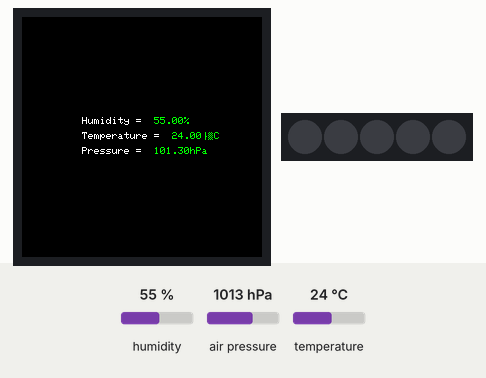
Bench run of a sketch on a simulated Arduino MKR. Shown: 240×240 colour display, 5 RGB LEDs in strip order, left to right. The test bench sets the inputs (shaded band); at power-on: humidity 55 %, air pressure 1013 hPa, temperature 24 °C. WiFi joins after 1.5 s; servers stay silent unless stated; storage starts empty; what the sketch prints to the serial monitor is not drawn.

Above: at 5.3 s.
At 7.4 s:
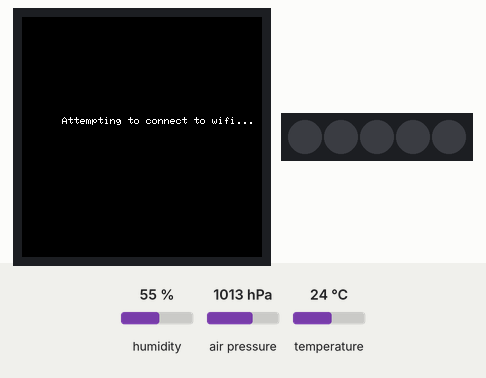
At 18.9 s:
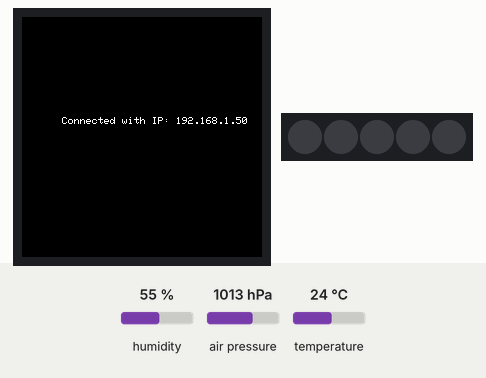
At 23.0 s:
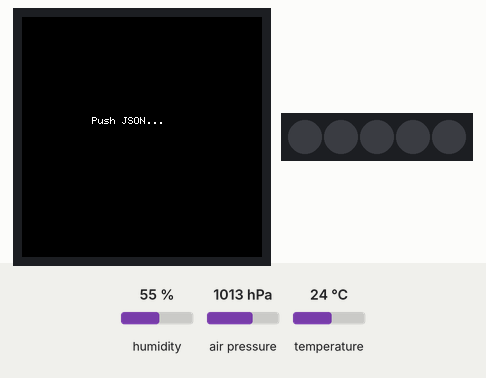
At 27.3 s:
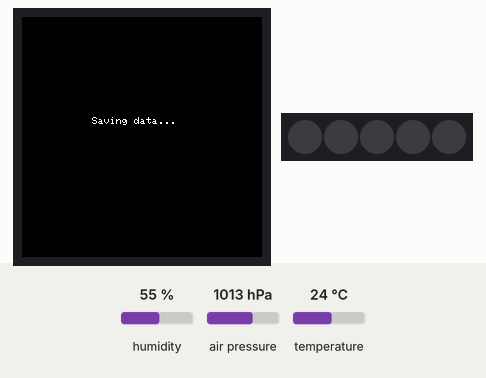
At 29.3 s:
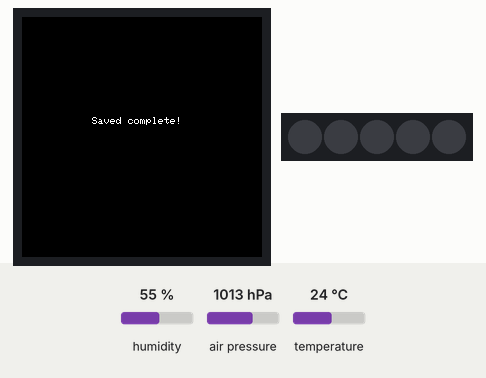

Measured:
- what the display in image 0 shows lasts 2.0 s, from 5.3 s to 7.3 s
- what the display in image 1 shows lasts 11.6 s, from 7.3 s to 18.9 s
- what the display in image 2 shows lasts 4.0 s, from 18.9 s to 22.9 s
- what the display in image 3 shows lasts 2.3 s, from 22.9 s to 25.2 s

The sketch:

Firebase.ino
```cpp
#include <SPI.h>
#include <WiFiNINA.h>
#include "Firebase_Arduino_WiFiNINA.h"
#include <Arduino_MKRIoTCarrier.h>
MKRIoTCarrier carrier;

#define DATABASE_URL "climaapp-3ccea-default-rtdb.firebaseio.com"
#define DATABASE_SECRET "kaTGKT5vm1eam9oz8j682xqxTkHau3T91EADE3qr"
/*#define DATABASE_URL "weather-276a5-default-rtdb.firebaseio.com"
#define DATABASE_SECRET "HAVAQX2KvRXF3V35vgN9rrmMd3BqRWdarPANEUP4"*/
/*#define WIFI_SSID "IZZI-2102"
#define WIFI_PASSWORD "yt5z3i5z"*/
#define WIFI_SSID "vex"
#define WIFI_PASSWORD "vex12345678"
FirebaseData fbdo;
File myFile;

int status = WL_IDLE_STATUS;
double temp, hum, pres;
String tempStr, humStr, presStr;
String path = "/climaRegistro";
String jsonStr;

void setup()
{
  Serial.begin(9600);
  while (!Serial);
  CARRIER_CASE = false;
  carrier.begin();

  Serial.println("Starting weather station...");
  delay(5000);

  //Revisamos que el modulo wifi responda
  if (WiFi.status() == WL_NO_MODULE) {
    Serial.println("Communication with WiFi module failed!");
    while (true) {
      carrier.Buzzer.sound(8000);
    }
  }
}

void loop()
{
  //Se imprimen las variables en el monitor serial
  temp  = carrier.Env.readTemperature();
  hum   = carrier.Env.readHumidity();
  pres  = carrier.Pressure.readPressure();
  tempStr = temp;
  humStr = hum;
  presStr = pres;
  Serial.print("Temperatura: ");
  Serial.println(temp);
  Serial.print("Humedad: ");
  Serial.println(hum);
  Serial.print("Presion: ");
  Serial.println(pres);
  displaySensors();
  delay(2000);

  //Iniciamos la conexion a internet
  if (status != WL_CONNECTED) {
    Serial.println("Attempting to connect to wifi...");
    displayWifi();
    status = WiFi.begin(WIFI_SSID, WIFI_PASSWORD);
    delay(10000);
  }
  Serial.print("Connected with IP: ");
  Serial.println(WiFi.localIP());
  displayWifi2();
  delay(2000);

  //Autentificamos los datos para la conexion a la bd
  Firebase.begin(DATABASE_URL, DATABASE_SECRET, WIFI_SSID, WIFI_PASSWORD);
  Firebase.reconnectWiFi(true);
  delay(2000);

  //Mandamos los valores de las variables a la base dedatos
  Serial.println("-----------------------------------");
  Serial.println("----------Begin Push JSON----------");
  Serial.println("-----------------------------------");
  Serial.println();
  jsonStr = "{\"Humedad\":" + humStr + ",\n \"Presion\":" + presStr + ", \n \"Temperatura\":" + tempStr + "}";
  displaySend();
  delay(2000);
  if (Firebase.pushJSON(fbdo, path + "/registrosClima", jsonStr))
  {
    displaySend2();
    Serial.println("----------Push result-----------");
    Serial.println("path: " + fbdo.dataPath());
    Serial.print("Push name: ");
    Serial.println(fbdo.pushName());
    Serial.println("--------------------------------");
    Serial.println();
  }
  else
  {
    Serial.println("----------Can't push data--------");
    Serial.println("error, " + fbdo.errorReason());
    Serial.println("--------------------------------");
    displaySendError();
    Serial.println();
  }
  delay(2000);

  //Guardamos los datos en la memoria micro SD como respaldo
  myFile = SD.open("data.txt", FILE_WRITE);
  if (myFile) {
    Serial.println("Saving data into data.txt...");
    displaySD();
    delay(2000);
    myFile.print(temp);
    myFile.print(",");
    myFile.print(hum);
    myFile.print(",");
    myFile.println(pres);
    myFile.close();
    Serial.println("Saved complete!");
    displaySD2();
    delay(2000);
  }
  else {
    Serial.println("Error txt file no found!");
    displaySDError();
    delay(2000);
  }
  // re-open the file for reading:
  myFile = SD.open("data.txt");
  if (myFile) {
    Serial.println("data.txt:");

    // read from the file until there's nothing else in it:
    while (myFile.available()) {
      Serial.write(myFile.read());
    }
    // close the file:
    myFile.close();
  } else {
    // if the file didn't open, print an error:
    Serial.println("error opening test.txt");
  }
  delay(30000);
}
/*----------------------------------------------------*/
void displaySensors() {
  carrier.display.fillScreen(ST77XX_BLACK); //oled clear()

  carrier.display.setCursor(60, 100);
  carrier.display.setTextColor(ST77XX_WHITE);
  carrier.display.print("Humidity =  ");
  carrier.display.setTextColor(ST77XX_GREEN);
  carrier.display.print(hum);
  carrier.display.print("%");

  carrier.display.setCursor(60, 115);
  carrier.display.setTextColor(ST77XX_WHITE);
  carrier.display.print("Temperature =  ");
  carrier.display.setTextColor(ST77XX_GREEN);
  carrier.display.print(temp);
  carrier.display.print("°C");

  carrier.display.setCursor(60, 130);
  carrier.display.setTextColor(ST77XX_WHITE);
  carrier.display.print("Pressure =  ");
  carrier.display.setTextColor(ST77XX_GREEN);
  carrier.display.print(pres);
  carrier.display.print("hPa");
}
/*----------------------------------------------------*/
void displayWifi() {
  carrier.display.fillScreen(ST77XX_BLACK);
  carrier.display.setCursor(40, 100);
  carrier.display.setTextColor(ST77XX_WHITE);
  carrier.display.print("Attempting to connect to wifi...");
}
void displayWifi2() {
  carrier.display.fillScreen(ST77XX_BLACK);
  carrier.display.setCursor(40, 100);
  carrier.display.setTextColor(ST77XX_WHITE);
  carrier.display.print("Connected with IP: ");
  carrier.display.print(WiFi.localIP());
}
/*----------------------------------------------------*/
void displaySend() {
  carrier.display.fillScreen(ST77XX_BLACK);
  carrier.display.setCursor(70, 100);
  carrier.display.setTextColor(ST77XX_WHITE);
  carrier.display.print("Push JSON...");
}
void displaySend2() {
  carrier.display.fillScreen(ST77XX_BLACK);
  carrier.display.setCursor(70, 100);
  carrier.display.setTextColor(ST77XX_WHITE);
  carrier.display.print("Push JSON successful");
}
void displaySendError() {
  carrier.display.fillScreen(ST77XX_BLACK);
  carrier.display.setCursor(70, 100);
  carrier.display.setTextColor(ST77XX_WHITE);
  carrier.display.print("Error pushing JSON");
}
/*----------------------------------------------------*/
void displaySD() {
  carrier.display.fillScreen(ST77XX_BLACK);
  carrier.display.setCursor(70, 100);
  carrier.display.setTextColor(ST77XX_WHITE);
  carrier.display.print("Saving data...");
}

void displaySD2() {
  carrier.display.fillScreen(ST77XX_BLACK);
  carrier.display.setCursor(70, 100);
  carrier.display.setTextColor(ST77XX_WHITE);
  carrier.display.print("Saved complete!");
}
void displaySDError() {
  carrier.display.fillScreen(ST77XX_BLACK);
  carrier.display.setCursor(70, 100);
  carrier.display.setTextColor(ST77XX_WHITE);
  carrier.display.print("SD card error");
}
```
